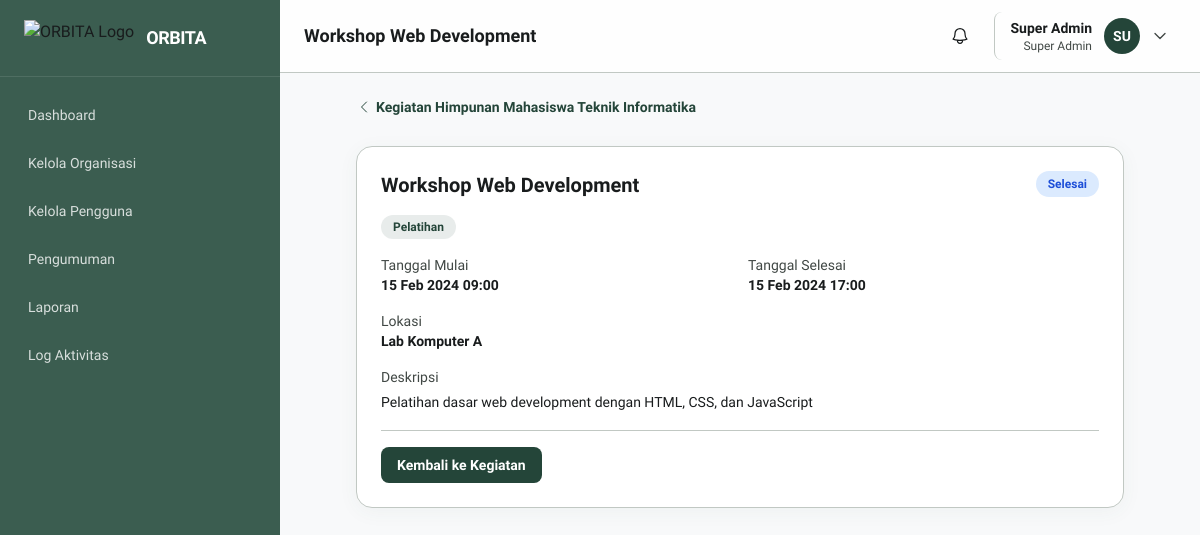
The app's page /organisasi/1/kegiatan/1 (signed in), older data.
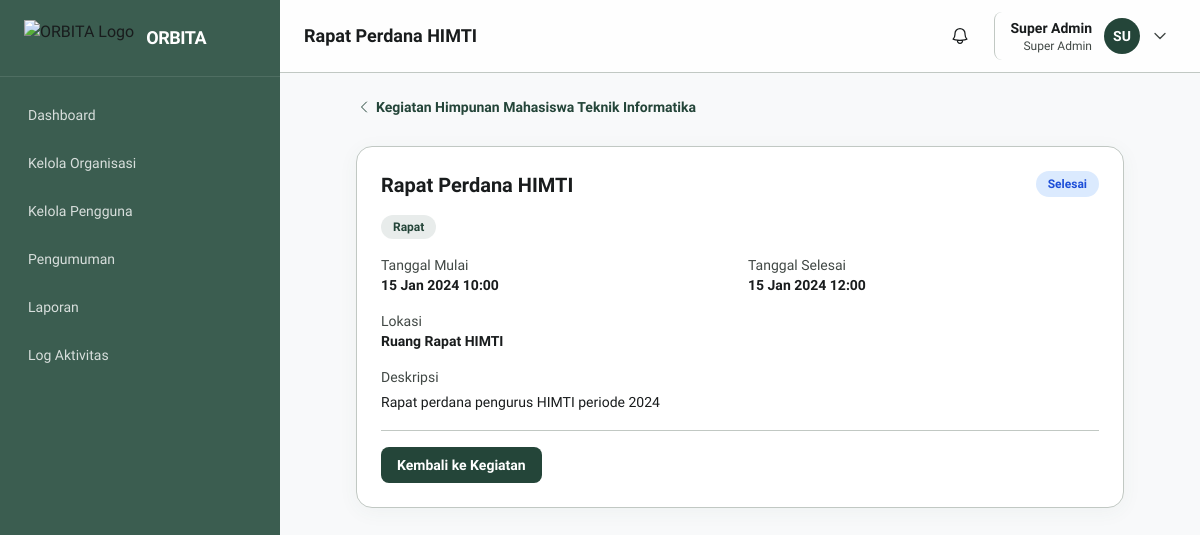
The same page, newer data.
### tables this page shows
CREATE TABLE kegiatan (
    id INT AUTO_INCREMENT PRIMARY KEY,
    organisasi_id INT NOT NULL,
    nama VARCHAR(150) NOT NULL,
    deskripsi TEXT,
    tipe ENUM('rapat', 'pelatihan', 'proker', 'lomba', 'sosial', 'lainnya') DEFAULT 'proker',
    tanggal_mulai DATETIME NOT NULL,
    tanggal_selesai DATETIME,
    lokasi VARCHAR(255),
    poster VARCHAR(255),
    status ENUM('rencana', 'berlangsung', 'selesai', 'dibatalkan') DEFAULT 'rencana',
    deleted_at DATETIME DEFAULT NULL,
    created_by INT NOT NULL,
    created_at DATETIME DEFAULT CURRENT_TIMESTAMP,
    updated_at DATETIME DEFAULT CURRENT_TIMESTAMP ON UPDATE CURRENT_TIMESTAMP,
    FOREIGN KEY (organisasi_id) REFERENCES organisasi(id) ON DELETE CASCADE,
    FOREIGN KEY (created_by) REFERENCES users(id) ON DELETE CASCADE
);

CREATE TABLE organisasi (
    id INT AUTO_INCREMENT PRIMARY KEY,
    nama VARCHAR(150) NOT NULL,
    singkatan VARCHAR(20),
    deskripsi TEXT,
    visi TEXT,
    misi TEXT,
    logo VARCHAR(255),
    ketua_id INT DEFAULT NULL,
    status ENUM('aktif', 'nonaktif') DEFAULT 'aktif',
    deleted_at DATETIME DEFAULT NULL,
    created_at DATETIME DEFAULT CURRENT_TIMESTAMP,
    updated_at DATETIME DEFAULT CURRENT_TIMESTAMP ON UPDATE CURRENT_TIMESTAMP,
    FOREIGN KEY (ketua_id) REFERENCES users(id) ON DELETE SET NULL
);

### index.php (called while the page is built, shortened)
<?php
require_once __DIR__ . '/includes/functions.php';
$path = parse_url($_SERVER['REQUEST_URI'] ?? '/', PHP_URL_PATH) ?? '/';
$path = '/' . trim(rawurldecode($path), '/');
$segments = ($path === '/') ? [] : explode('/', trim($path, '/'));
$routes = [
    ''                                       => 'dashboard.php',
    'dashboard'                              => 'dashboard.php',
    'kegiatan'                               => 'kegiatan/index.php',
    'organisasi'                             => 'organisasi/index.php',
    'organisasi/{org}'                       => 'organisasi/detail.php',
    'organisasi/{org}/member'                => 'organisasi/members.php',
    'organisasi/{org}/permintaan'            => 'organisasi/requests.php',
    'organisasi/{org}/kegiatan'              => 'organisasi/kegiatan.php',
    'organisasi/{org}/kartu'                 => 'organisasi/kartu_anggota.php',
    'organisasi/{org}/jadwal'                => 'organisasi/jadwal.php',
    'organisasi/{org}/kegiatan/{kid}'        => 'kegiatan/detail.php',
    'pengumuman'                             => 'pengumuman/index.php',
    'pengguna'                               => 'pengguna/index.php',
    'laporan'                                => 'laporan/index.php',
    'log'                                    => 'log/index.php',
    'profil'                                 => 'profil.php',
    'notifikasi'                             => 'notifikasi.php',
];
function match_route(array $segments, string $pattern, array &$params): bool {
    $parts = ($pattern === '') ? [] : explode('/', $pattern);
    if (count($parts) !== count($segments)) return false;
    return true;
}
$matched_file = null;
$params = [];
foreach ($routes as $pattern => $file) {
    if (match_route($segments, $pattern, $params)) {
        $matched_file = $file;
        break;
    }
}
$page = __DIR__ . '/pages/' . $matched_file;
require $page;

### includes/functions.php (called while the page is built, shortened)
<?php
function e(string $text): string {
    return htmlspecialchars($text, ENT_QUOTES, 'UTF-8');
}
function is_logged_in(): bool {
    return !empty($_SESSION['user_id']);
}
function is_super_admin(): bool {
    return ($_SESSION['role'] ?? '') === 'Super Admin';
}
function can(string $action, ?int $org_id = null): bool {
    if (is_super_admin()) return true;
}
function url(string $path = ''): string {
    return BASE_URL . '/' . ltrim($path, '/');
}

### pages/kegiatan/detail.php (the view, shortened to what the changed rows need)
<?php
require_once __DIR__ . '/../../includes/functions.php';
$pdo = db();
$org_id = (int) ($_GET['org_id'] ?? 0);
$keg_id = (int) ($_GET['id'] ?? 0);
$keg = $pdo->prepare("SELECT k.*, o.nama AS org_nama FROM kegiatan k JOIN organisasi o ON k.organisasi_id=o.id WHERE k.id=? AND k.organisasi_id=? AND k.deleted_at IS NULL LIMIT 1");
$keg->execute([$keg_id, $org_id]); $keg = $keg->fetch();
$page_title = $keg['nama'];
$tipe_label = ucfirst($keg['tipe']);
$status_class = $keg['status']==='berlangsung'?'bg-green-100 text-green-700':($keg['status']==='selesai'?'bg-blue-100 text-blue-700':'bg-gray-100 text-gray-600');
?>
<?php require __DIR__ . '/../../components/head.php'; ?>
<?php require __DIR__ . '/../../components/navbar.php'; ?>
<main class="p-6 lg:ml-[280px]">
    <div class="max-w-3xl mx-auto space-y-6">
        <a href="<?= url('organisasi/' . $org_id . '/kegiatan') ?>" class="inline-flex items-center gap-1 text-sm text-primary font-semibold hover:underline">
            <svg class="w-4 h-4" fill="none" stroke="currentColor" stroke-width="1.5" viewBox="0 0 24 24"><path stroke-linecap="round" stroke-linejoin="round" d="M15.75 19.5L8.25 12l7.5-7.5"/></svg>
            Kegiatan <?= e($keg['org_nama']) ?>
        </a>
        <div class="bg-white rounded-2xl border border-outline-variant shadow-card p-6 space-y-4">
            <div class="flex items-start justify-between gap-3">
                <h2 class="text-xl font-bold text-on-surface"><?= e($keg['nama']) ?></h2>
                <span class="badge <?= $status_class ?>"><?= ucfirst($keg['status']) ?></span>
            </div>
            <div class="flex flex-wrap gap-2">
                <span class="badge bg-primary/10 text-primary text-xs"><?= e($tipe_label) ?></span>
            </div>
            <div class="grid grid-cols-1 sm:grid-cols-2 gap-4 text-sm">
                <div>
                    <p class="text-on-surface-variant">Tanggal Mulai</p>
                    <p class="font-semibold text-on-surface"><?= e(date('d M Y H:i', strtotime($keg['tanggal_mulai']))) ?></p>
                </div>
                <div>
                    <p class="text-on-surface-variant">Tanggal Selesai</p>
                    <p class="font-semibold text-on-surface"><?= $keg['tanggal_selesai'] ? e(date('d M Y H:i', strtotime($keg['tanggal_selesai']))) : '-' ?></p>
                </div>
                <div class="sm:col-span-2">
                    <p class="text-on-surface-variant">Lokasi</p>
                    <p class="font-semibold text-on-surface"><?= e($keg['lokasi'] ?: '-') ?></p>
                </div>
            </div>
            <div>
                <p class="text-sm text-on-surface-variant mb-1">Deskripsi</p>
                <p class="text-sm text-on-surface leading-relaxed"><?= nl2br(e($keg['deskripsi'] ?: 'Tidak ada deskripsi.')) ?></p>
            </div>
            <?php if (can('kegiatan.manage', $org_id)): ?>
            <div class="pt-4 border-t border-outline-variant">
            </div>
            <?php endif; ?>
        </div>
    </div>
</main>
<?php require __DIR__ . '/../../components/footer.php'; ?>

### components/navbar.php (shortened to what the changed rows need)
<header class="sticky top-0 z-20 bg-white/80 backdrop-blur border-b border-outline-variant">
    <div class="flex items-center justify-between px-6 py-3 lg:ml-[280px]">
        <div class="flex items-center gap-3">
            <h1 class="text-lg font-bold text-on-surface"><?= e($page_title ?? 'Dashboard') ?></h1>
        </div>
    </div>
</header>

Row changes from the older to the newer data that the page shows:
changed kegiatan "Selesai": nama "Workshop Web Development" → "Rapat Perdana HIMTI"; tipe "Pelatihan" → "Rapat"; tanggal_mulai "15 Feb 2024 09:00" → "15 Jan 2024 10:00"; tanggal_selesai "15 Feb 2024 17:00" → "15 Jan 2024 12:00"; lokasi "Lab Komputer A" → "Ruang Rapat HIMTI"; deskripsi "Pelatihan dasar web development dengan HTML, CSS, dan JavaScript" → "Rapat perdana pengurus HIMTI periode 2024"
